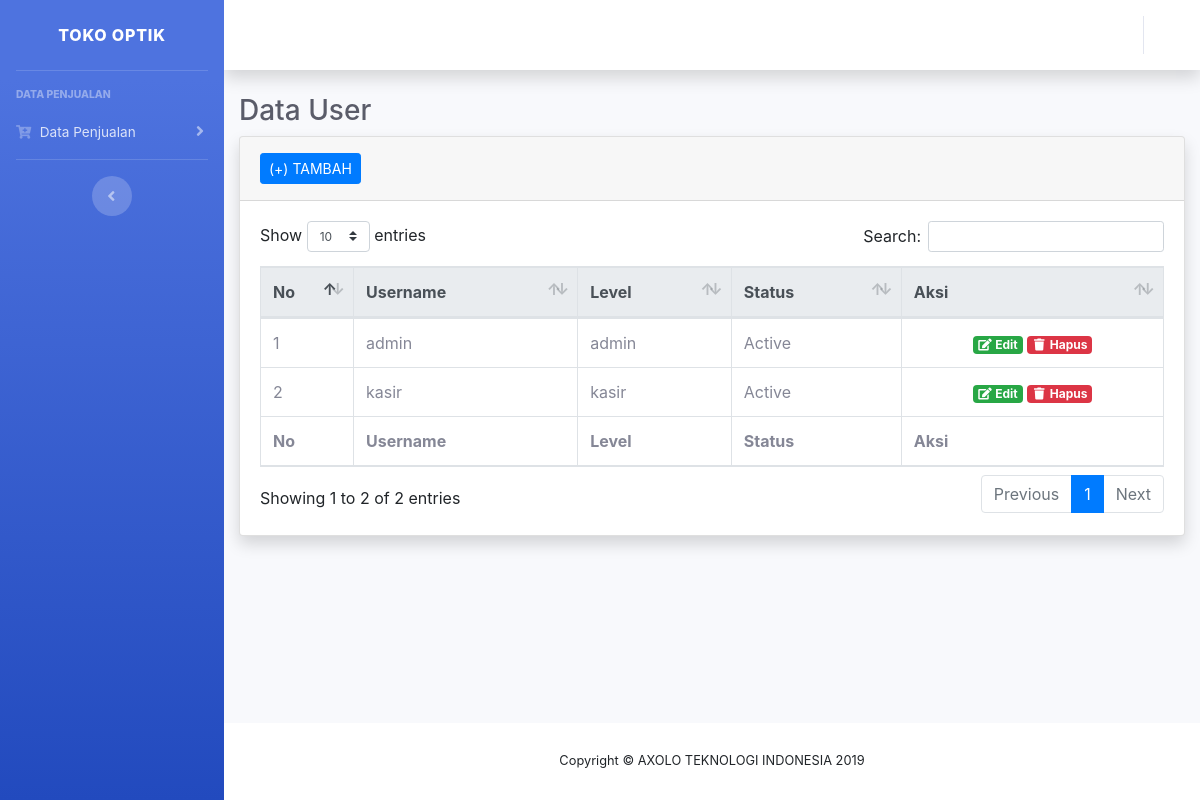
The app's page /index.php/user with its own data.
### tables this page shows
CREATE TABLE `tbl_setting` (
  `id` int(11) NOT NULL,
  `nama` varchar(100) NOT NULL,
  `fitur` varchar(300) NOT NULL,
  `cek_gambar` int(11) NOT NULL
);

CREATE TABLE `user` (
  `id` int(11) NOT NULL,
  `username` varchar(100) NOT NULL,
  `password` varchar(200) NOT NULL,
  `level` enum('admin','kasir') NOT NULL,
  `status` int(11) NOT NULL
);

### application/controllers/User.php (called while the page is built, shortened)
<?php
class User extends CI_Controller
{
    function __construct(){
      $this->load->model('m_user');
    }
    public function index()
    {
        $data['title']='User';
        $data['hak_akses'] = ['admin','kasir'];
        $data['is_active'] = ['1','0'];
        $data['data']=$this->m_user->tampil_user();
        $this->load->view('template/header',$data);
        $this->load->view('template/sidebar',$data);
        $this->load->view('template/topbar',$data);
        $this->load->view('user/index',$data);
        $this->load->view('template/footer',$data);
    }
}

### index.php (called while the page is built, shortened)
<?php
require_once BASEPATH.'core/CodeIgniter.php';

### application/models/M_user.php (called while the page is built, shortened)
<?php
class M_user extends CI_Model{
    public function tampil_user()
    {
        return $this->db->get('user');
    }
}

### application/views/user/index.php (the view, shortened to what this page needs)
      <div class="container-fluid">
        <h1 class="h3 mb-2 text-gray-800">Data User</h1>
        <div class="card shadow mb-4">
          <div class="card-header py-3">
<button type="button" class="btn btn-primary btn-sm" data-toggle="modal" data-target="#add_user">
  (+) TAMBAH
</button>
          </div>
          <div class="card-body">
            <div class="table-responsive">
              <table class="table table-bordered table-hover" id="dataTable" width="100%" cellspacing="0">
                <thead class="thead-light">
                  <tr>
                    <th width="50">No</th>
                    <th>Username</th>
                    <th>Level</th>
                    <th>Status</th>
                    <th>Aksi</th>
                  </tr>
                </thead>
                <tfoot>
                  <tr>
                    <th>No</th>
                    <th>Username</th>
                    <th>Level</th>
                    <th>Status</th>
                    <th>Aksi</th>
                  </tr>
                </tfoot>
                <tbody>
                <?php
                  $no=1;
                  foreach ($data->result_array() as $a):
                      $id=$a['id'];
                      $us=$a['username'];
                      $lv=$a['level'];
              ?>
                  <tr>
                      <td><?= $no; ?></td>
                      <td><?php echo $us;?></td>
                      <td><?php echo $lv;?></td>
                      <td>
                        <?php if($a['status']==1){
                                echo 'Active';
                        }
                                else{
                                  echo 'Not Active';
                                }
                         ?>
                      </td>
                      <td class="text-center">
                          <a class="badge badge-success" href="#modal-edit<?php echo $id?>" data-toggle="modal" title="Edit"><span class="fas fa-fw fa-edit"></span> Edit</a>
                          <a class="badge badge-danger" href="#modal-hapus<?php echo $id?>" data-toggle="modal" title="Hapus"><span class="fas fa-fw fa-trash"></span> Hapus</a>
                      </td>
                  </tr>
                  <?php $no++; ?>
              <?php endforeach;?>
                </tbody>
              </table>
            </div>
          </div>
        </div>
      </div>
    </div>

### application/views/template/sidebar.php (shortened to what this page needs)
<ul class="navbar-nav bg-gradient-primary sidebar sidebar-dark accordion" id="accordionSidebar">
  <a class="sidebar-brand d-flex align-items-center justify-content-center" href="index.html">
      <?php
          $data1 = $this->db->query("select * from tbl_setting where id=2")->row_array();
      ?>
    <div class="sidebar-brand-text mx-3"><?= $data1['fitur']; ?></div>
  </a>
  <hr class="sidebar-divider">
  <div class="sidebar-heading">
    Data Penjualan
  </div>
  <li class="nav-item">
    <a class="nav-link collapsed" href="#" data-toggle="collapse" data-target="#collapseTwo3" aria-expanded="true" aria-controls="collapseTwo">
      <i class="fas fa-cart-plus"></i>
      <span>Data Penjualan</span>
    </a>
  </li>
  <hr class="sidebar-divider d-none d-md-block">
  <div class="text-center d-none d-md-inline">
    <button class="rounded-circle border-0" id="sidebarToggle"></button>
  </div>
</ul>

### application/views/template/footer.php (shortened to what this page needs)
<footer class="sticky-footer bg-white">
        <div class="container my-auto">
          <div class="copyright text-center my-auto">
          <?php
              $data1 = $this->db->query("select * from tbl_setting where id=1")->row_array();
          ?>
            <span>Copyright &copy; <?= $data1['fitur']; ?> </span>
          </div>
        </div>
      </footer>
    </div>
  </div>
</body>
</html>

### records on screen
tbl_setting: fitur "TOKO OPTIK"
user: username "admin", level "admin", status "Active"
user: username "kasir", level "kasir", status "Active"
tbl_setting: fitur "AXOLO TEKNOLOGI INDONESIA 2019"
